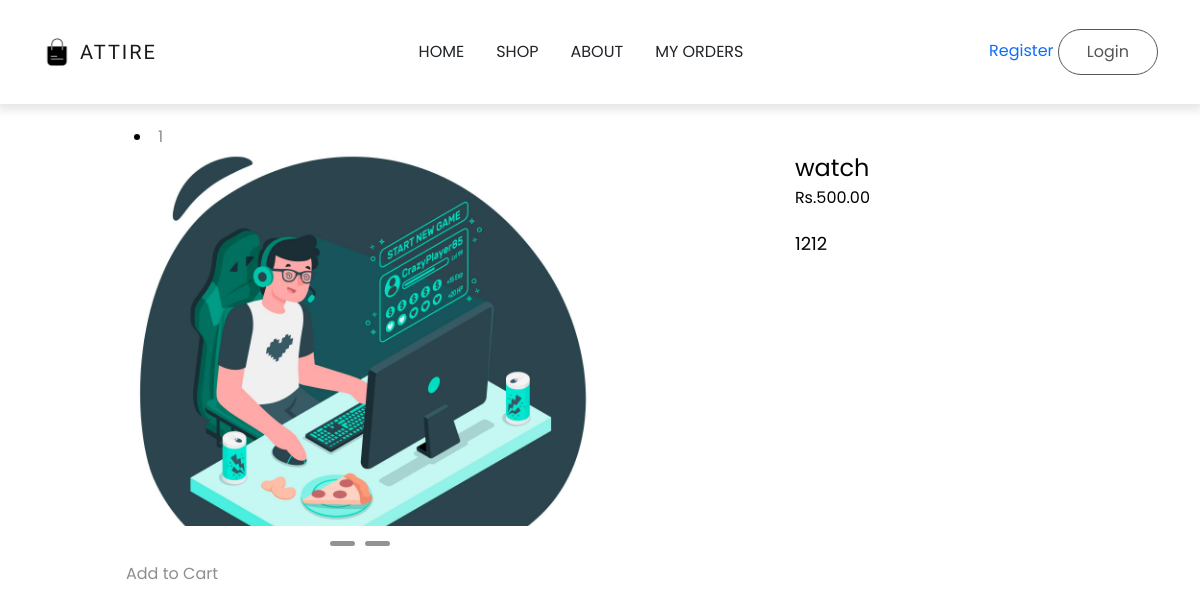
Screenshot of /product_details.php?product_id=4 with the database file from the repository.
### tables this page shows
CREATE TABLE `products` (
  `product_id` int(11) NOT NULL,
  `product_name` varchar(255) NOT NULL,
  `category_id` int(11) DEFAULT NULL,
  `price` decimal(10,2) NOT NULL,
  `stock_quantity` int(11) NOT NULL,
  `description` text DEFAULT NULL,
  `created_at` timestamp NOT NULL DEFAULT current_timestamp(),
  `updated_at` timestamp NOT NULL DEFAULT current_timestamp() ON UPDATE current_timestamp(),
  `image_paths` text DEFAULT NULL
);

### product_details.php (the view, shortened to what this page needs)
<!DOCTYPE html>
<html lang="en">
<head>
    <link rel="stylesheet" href="https://cdnjs.cloudflare.com/ajax/libs/font-awesome/5.15.4/css/all.min.css" />
    <link rel = "stylesheet" href = "bootstrap-5.0.2-dist/css/bootstrap.min.css">
    <link rel = "stylesheet" href = "css/main.css">
<link rel="stylesheet" href="https://unpkg.com/swiper/swiper-bundle.min.css">
</head>
    <?php
include 'nav.php';
?>
<body>
<div class="list-container">
<div class="images">
    <div class="slider">
    <?php
require_once 'db_connect.php';
if (isset($_GET['product_id'])) {
    $product_id = $_GET['product_id'];
    $sql = "SELECT * FROM products WHERE product_id = '$product_id'";
    $result = $conn->query($sql);
    if ($result) {
        if ($result->num_rows > 0) {
            $row = $result->fetch_assoc();
            $imagePaths = explode(',', $row['image_paths']);
            foreach ($imagePaths as $index => $imagePath) {
                echo '<div class="slide">';
                echo '<img src="' . $imagePath . '" alt="Product Image">';
                echo '</div>';
            }
            echo '</div>';
            echo '<div class="dots-container">';
            foreach ($imagePaths as $index => $imagePath) {
                echo '<span class="dot active' . ($index == 0 ? ' active' : '') . '" data-slide="' . $index . '"></span>';
            }
            echo '</div>';
            echo '<form action="add_to_cart.php" method="post">';
echo '<button type="submit" class="btn-add-to-cart">Add to Cart</button>';
echo '</form>';
            echo '</div>';
            echo '<div class="product-desc">';
            echo '<div class="product-title">'.$row['product_name'].'</div>';
            echo '<div class="product-price">Rs.'.$row['price'].'</div>';
            echo '<div class="small-desc">';
            echo $row['description'];
            echo '</div>';
            echo '</div>';
        } else {
            echo "No images found for the product.";
        }
    } else {
        echo "Error executing query: " . $conn->error;
    }
} else {
    echo "Product ID is missing.";
}
?>
</div>

### css/main.css (style rules this page uses)
:root { --lg-font: 'Kaisei Tokumin', serif; --sm-font: 'Poppins', sans-serif; --pink: #e5345b; }
body { font-family: var(--sm-font); }
.list-container { color: rgb(3, 3, 3); width: 100%; height: auto; min-height: 100vh; margin: 0 ; padding-top: 100px; display: grid; grid-template-columns: 40vw 40vw ; padding: 100px 10vw 10px 10vw; justify-items: center; justify-content: center; }
.images { position: relative; width: 100%; }
.images img { height: 400px; width: 400px; right: 0; position: relative; top:50px; }
.product-desc { margin-left: 3.5vw; padding-top:50px; }
.product-title { font-size: 2vw; }
.product-price { font-size: 1.2 vw; }
.small-desc { font-size:18px; padding-top:20px; padding-right:100px; }

### product_details.php (style rules this page uses)
.slider { position: relative; max-width: 40rem; height: 26.625rem; margin: 0 auto; overflow: hidden; }
.slide { position: absolute; top:0; width: 100%; height: 26.625rem; display: flex; align-items: center; justify-content: center; transition: transform 1s; }
.slide > img { width: 100%; height: 100%; object-fit: cover; }
button { background:none; border: none; color: rgba(31, 28, 28, 0.5); }
.dots-container { display: flex; justify-content: center; align-items: center; position: relative; }
.dot { width: 25px; height: 5px; margin: 15px 5px; border-radius: .5rem; background: rgba(39,39,39, .5); cursor: pointer; }

### rows the page displays
products: image_paths (picture), product_name "watch", price "500.00", description "1212"
